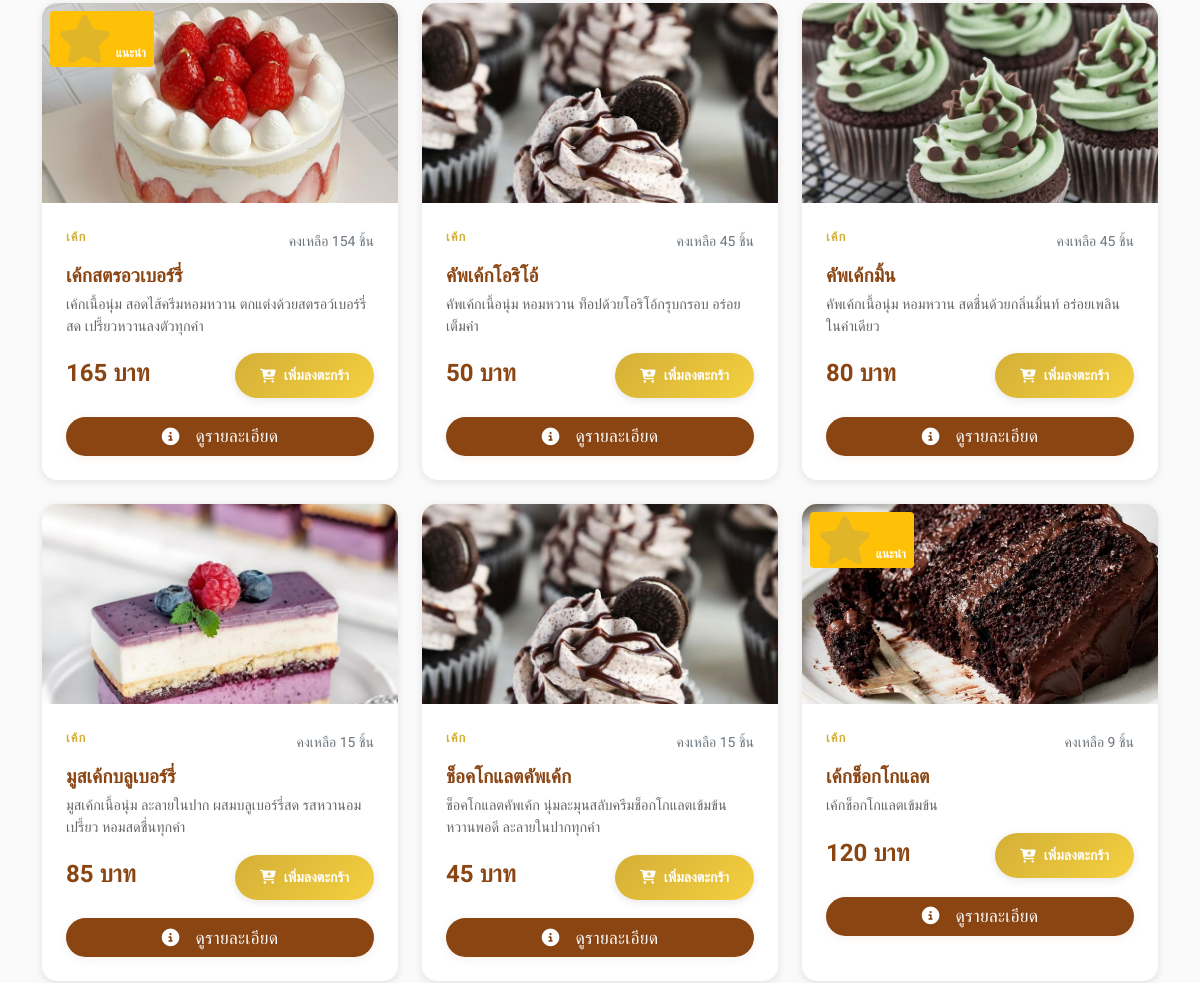
The page /category/1 (middle part) on the database as committed earlier.
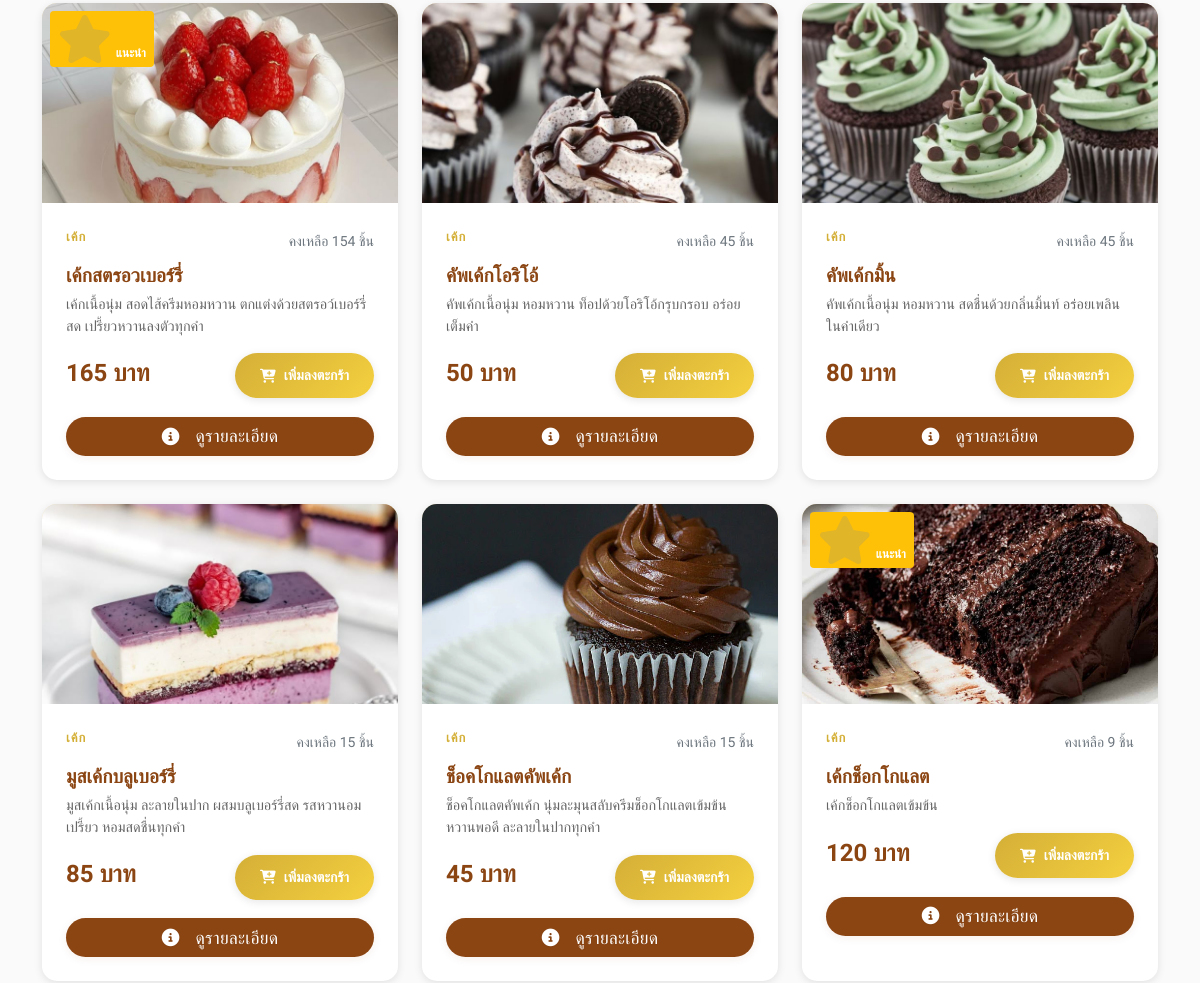
The same page on the database as committed later.
### tables this page shows
CREATE TABLE products (
        id INTEGER PRIMARY KEY AUTOINCREMENT,
        name TEXT NOT NULL,
        name_en TEXT,
        description TEXT,
        price DECIMAL(10,2) NOT NULL,
        image TEXT,
        category_id INTEGER,
        is_available BOOLEAN DEFAULT 1,
        is_featured BOOLEAN DEFAULT 0,
        stock_quantity INTEGER DEFAULT 0,
        created_at TIMESTAMP DEFAULT CURRENT_TIMESTAMP,
        FOREIGN KEY (category_id) REFERENCES categories (id)
    );

CREATE TABLE categories (
        id INTEGER PRIMARY KEY AUTOINCREMENT,
        name TEXT UNIQUE NOT NULL,
        name_en TEXT,
        icon TEXT,
        description TEXT,
        display_order INTEGER DEFAULT 0
    );

### app.py (the view)
@app.route('/category/<int:category_id>')
def category_by_id(category_id):
    categories = get_categories()
    products = get_products_by_category(category_id)
    category_name = None
    for cat in categories:
        if cat['id'] == category_id:
            category_name = cat['name']
            break
    if not category_name:
        flash('ไม่พบหมวดหมู่ที่ต้องการ')
        return redirect(url_for('index'))
    return render_template('category.html',
                         products=products,
                         category_name=category_name)

### app.py (called while the page is built, shortened)
def get_db_connection():
    conn = sqlite3.connect(DB_NAME)
    conn.row_factory = sqlite3.Row
    return conn

def get_categories():
    conn = get_db_connection()
    categories = conn.execute(
        "SELECT * FROM categories ORDER BY display_order"
    ).fetchall()
    conn.close()
    return categories

def get_products_by_category(category_id=None, featured_only=False):
    conn = get_db_connection()
    if category_id:
        if featured_only:
            products = conn.execute("""
                SELECT p.*, c.name as category_name
                FROM products p
                JOIN categories c ON p.category_id = c.id
                WHERE p.category_id = ? AND p.is_available = 1 AND p.is_featured = 1
                ORDER BY p.created_at DESC
            """, (category_id,)).fetchall()
        else:
            products = conn.execute("""
                SELECT p.*, c.name as category_name
                FROM products p
                JOIN categories c ON p.category_id = c.id
                WHERE p.category_id = ? AND p.is_available = 1
                ORDER BY p.created_at DESC
            """, (category_id,)).fetchall()
    conn.close()
    return products

def get_cart_total():
    cart = session.get('cart', {})
    total_items = sum(item['quantity'] for item in cart.values())
    total_price = sum(item['quantity'] * item['price'] for item in cart.values())
    return total_items, total_price

@app.context_processor
def inject_global_data():
    categories = get_categories()
    cart_total_items, _ = get_cart_total()
    verifying_count = 0
    if session.get('role') == 'admin':
        conn = get_db_connection()
        verifying_count = conn.execute("""
            SELECT COUNT(*) FROM payments WHERE status = 'verifying'
        """).fetchone()[0]
        conn.close()
    return dict(
        categories=categories,
        cart_total_items=cart_total_items,
        verifying_count=verifying_count
    )

### templates/category.html (shortened to what this page needs)
{% extends "layout.html" %}
{% block content %}
<div class="container py-5">
    {% if products %}
        <div class="row" id="products-container">
            {% for product in products %}
            <div class="col-lg-4 col-md-6 mb-4 product-item"
                 data-name="{{ product.name }}"
                 data-price="{{ product.price }}">
                <div class="product-card h-100">
                    <div class="product-image position-relative">
                        {% if product.image %}
                            <img src="{{ url_for('static', filename='images/products/' + product.image) }}"
                                 alt="{{ product.name }}"
                                 class="img-fluid"
                                 loading="lazy">
                        {% else %}
                            <i class="fas fa-birthday-cake"></i>
                        {% endif %}
                        {% if product.is_featured %}
                            <span class="badge bg-warning position-absolute top-0 start-0 m-2">
                                <i class="fas fa-star me-1"></i>แนะนำ
                            </span>
                        {% endif %}
                    </div>
                    <div class="product-body">
                        <div class="d-flex justify-content-between align-items-center mb-2">
                            <div class="product-category">{{ category_name }}</div>
                            {% if product.stock_quantity > 0 %}
                                <small class="text-muted">คงเหลือ {{ product.stock_quantity }} ชิ้น</small>
                            {% else %}
                                <small class="text-danger">สินค้าหมด</small>
                            {% endif %}
                        </div>
                        <h5 class="product-name">{{ product.name }}</h5>
                        {% if product.description %}
                            <p class="product-description">{{ product.description }}</p>
                        {% endif %}
                        <div class="d-flex justify-content-between align-items-baseline">
                            <div class="product-price">{{ "%.0f"|format(product.price) }} บาท</div>
                            {% if product.stock_quantity > 0 %}
                                <button class="btn btn-custom btn-sm add-to-cart"
                                        data-product-id="{{ product.id }}"
                                        data-product-name="{{ product.name }}"
                                        data-product-price="{{ product.price }}">
                                    <i class="fas fa-cart-plus"></i> เพิ่มลงตะกร้า
                                </button>
                            {% else %}
                                <button class="btn btn-secondary btn-sm" disabled>
                                    <i class="fas fa-times"></i> หมด
                                </button>
                            {% endif %}
                        </div>
                        <div class="d-flex justify-content-center mt-2">
                            <a href="{{ url_for('product_detail', product_id=product.id) }}"
                               class="btn btn-detail-view">
                                <i class="fas fa-info-circle me-2"></i>
                                ดูรายละเอียด
                            </a>
                        </div>
                    </div>
                </div>
            </div>
            {% endfor %}
        </div>
    {% endif %}
</div>
{% endblock %}

### templates/layout.html (shortened to what this page needs)
<!DOCTYPE html>
<html lang="th" data-bs-theme="light">
<head>
    <link href="https://cdn.jsdelivr.net/npm/bootstrap@5.0.2/dist/css/bootstrap.min.css" rel="stylesheet">
    <link rel="stylesheet" href="https://cdnjs.cloudflare.com/ajax/libs/font-awesome/6.4.0/css/all.min.css">
    <link rel="stylesheet" href="{{ url_for('static', filename='css/main.css') }}">
</head>
<body>
    <main>
        {% block content %}{% endblock %}
    </main>
</body>
</html>

### static/css/main.css (style rules this page uses)
.btn-detail-view { background: #8B4513; color: #fff; border: none; font-weight: 500; border-radius: 1.5rem; padding: 0.4rem 0; font-size: 1.1rem; box-shadow: 0 2px 8px rgba(139,69,19,0.08); transition: all 0.18s; letter-spacing: 0.2px; display: flex; align-items: center; justify-content: center; gap: 0.5rem; text-shadow: 0 1px 2px rgba(0,0,0,0.06); width: 100%; margin-top: 0.5rem; }
:root { --primary-color: #8B4513; --secondary-color: #d4af37; --accent-color: #f4d03f; --success-color: #28a745; --danger-color: #dc3545; --warning-color: #ffc107; --info-color: #17a2b8; --light-color: #f8f9fa; --dark-color: #343a40; --gradient-primary: linear-gradient(135deg, var(--primary-color), #A0522D); --gradient-secondary: linear-gradient(135deg, var(--secondary-color), var(--accent-color)); --gradient-light: linear-gradient(135deg, #fff8f0, #f5f0e8); --shadow-sm: 0 2px 8px rgba(0,0,0,0.1); --shadow-md: 0 4px 15px rgba(0,0,0,0.15); --shadow-lg: 0 8px 30px rgba(0,0,0,0.2); --border-radius: 15px; --border-radius-sm: 10px; --border-radius-lg: 25px; --transition: all 0.3s ease; --transition-fast: all 0.2s ease; }
body { font-family: 'Prompt', sans-serif; line-height: 1.6; color: var(--dark-color); background-color: #fafafa; }
h1, h2, h3, h4, h5, h6 { font-family: 'Playfair Display', serif; font-weight: 600; color: var(--primary-color); }
.product-card { background: white; border-radius: var(--border-radius); overflow: hidden; box-shadow: var(--shadow-sm); transition: var(--transition); border: none; height: 100%; position: relative; }
.product-image { position: relative; overflow: hidden; height: 200px; background: linear-gradient(135deg, #f4e4bc, #e8d5a3); display: flex; align-items: center; justify-content: center; }
.product-image img { width: 100%; height: 100%; object-fit: cover; transition: var(--transition); }
.product-image i { font-size: 3rem; color: var(--secondary-color); opacity: 0.7; }
.product-body { padding: 1.5rem; }
.product-category { color: var(--secondary-color); font-size: 0.8rem; font-weight: 600; text-transform: uppercase; letter-spacing: 1px; margin-bottom: 0.5rem; }
.product-name { font-size: 1.2rem; color: var(--primary-color); margin-bottom: 0.5rem; font-weight: 600; }
.product-description { color: #666; font-size: 0.9rem; line-height: 1.5; margin-bottom: 1rem; display: -webkit-box; -webkit-line-clamp: 2; -webkit-box-orient: vertical; overflow: hidden; line-clamp: 2; }
.product-price { font-size: 1.5rem; color: var(--primary-color); font-weight: 700; margin-bottom: 1rem; line-height: 1.5rem; }
.btn-custom { background: var(--gradient-secondary); color: white; border: none; padding: 12px 25px; border-radius: var(--border-radius-lg); font-weight: 600; text-decoration: none; display: inline-flex; align-items: center; gap: 8px; transition: var(--transition); box-shadow: var(--shadow-sm); justify-content: center; gap: 0.5rem; }

Rows that differ between the two databases and show on the page:
changed products "ช็อคโกแลตคัพเค้ก": image: a different picture
